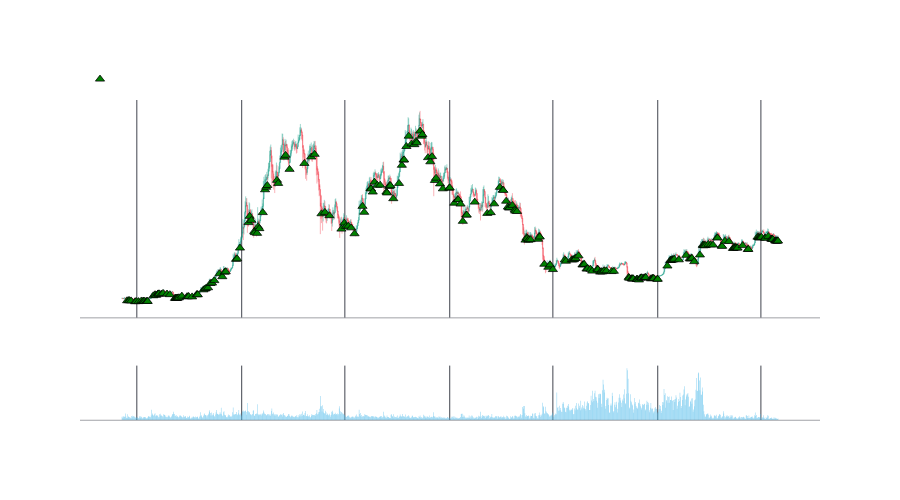

Notebook cell for this chart:
### Code cell
df_to_show = df #[0:20]
#df_to_show['price'] = df_to_show['close']
df_to_show['close'] = df_to_show['HA_close']
df_to_show['open'] = df_to_show['HA_open']
df_to_show['high'] = df_to_show['HA_high']
df_to_show['low'] = df_to_show['HA_low']
indicators = [
     #{'col': 'HA_sl','name': 'HA_sl','color': 'red','row': 1, 'mode':'lines',},
     #{'col': 'HA_tp','name': 'HA_tp','color': 'green','row': 1, 'mode':'lines',},
     #{'col': 'doji','name': 'doji','color': 'red','row': 1, 'mode':'markers',},
     #{'col': 'st_high','name': 'ST High','color': 'green','row': 1, 'mode':'markers',},
     #   {'col': 'FL_0.0%', 'name': 'FL_0.0%', 'color': 'red', 'row': 1, 'mode': 'lines', }, 
     #   {'col': 'FL_gold1', 'name': 'FL_gold1', 'color': 'orange', 'row': 1, 'mode': 'lines', }, 
     #   {'col': 'FL_gold2', 'name': 'FL_gold2', 'color': 'orange', 'row': 1, 'mode': 'lines', }, 
     #   {'col': 'FL_100.0%', 'name': 'FL_100.0%', 'color': 'green', 'row': 1, 'mode': 'lines', }, 
        ]

indicators_out = [
     #{'col': 'pred','name': 'pred','color': 'yellow','row': 1, 'mode':'lines',},
     #{'col': 'VOL_perc','name': 'Volume_SMA','color': 'green','row': 1, 'mode':'lines',},
        ]

#https://plotly.com/python/reference/scatter/#scatter-marker-symbol
events = [
       {'df':df,'col':'buy','name': 'BUY','color': 'green','symbol': 'triangle-up' }, 
       #{'df':df,'col':'sell','name': 'SELL','color': 'red','symbol': 'triangle-down' }, 
     ]


fig = fn.ohlc_chart(df_to_show,indicators=indicators,indicators_out=indicators_out,events=events,) 
fig.show()

### Figure 1 — Plotly figure (JSON) as saved in the notebook; plotly's stock layout.template omitted (floating-point values rounded to 4 significant figures; data arrays with more than 128 entries replaced by an {"elided": "..."} marker saying what was removed)
{"data": [{"close": {"elided": "1152 float values"}, "decreasing": {"line": {"color": "rgba(242,54,69,0.5)"}}, "high": {"elided": "1152 float values"}, "increasing": {"line": {"color": "rgba(8,153,129,0.5)"}}, "line": {"width": 0.75}, "low": {"elided": "1152 float values"}, "name": "BTCUDST", "open": {"elided": "1152 float values"}, "showlegend": false, "type": "candlestick", "x": {"elided": "1152 str values"}, "xaxis": "x", "yaxis": "y"}, {"marker": {"color": "green", "line": {"color": "black", "width": 0.75}, "size": 8, "symbol": "triangle-up"}, "mode": "markers", "name": "BUY", "type": "scatter", "x": {"elided": "1152 str values"}, "xaxis": "x", "y": {"elided": "1152 float values"}, "yaxis": "y"}, {"marker": {"color": "rgba(83,189,235,0.75)", "line": {"width": 0}}, "name": "Volumen", "showlegend": false, "type": "bar", "x": {"elided": "1152 str values"}, "xaxis": "x2", "y": {"elided": "1152 float values"}, "yaxis": "y2"}], "layout": {"font": {"color": "#ffffff", "family": "Helvetica"}, "height": 500, "legend": {"orientation": "h", "x": 0, "xanchor": "left", "y": 1.02, "yanchor": "bottom"}, "modebar": {"bgcolor": "rgba(0,0,0,0)"}, "paper_bgcolor": "rgba(0,0,0,0)", "plot_bgcolor": "rgba(0,0,0,0)", "xaxis": {"anchor": "y", "domain": [0, 1], "gridcolor": "#40444e", "linecolor": "#40444e", "linewidth": 0.5, "matches": "x2", "rangeslider": {"visible": false}, "showline": true, "showticklabels": false}, "xaxis2": {"anchor": "y2", "domain": [0, 1], "gridcolor": "#40444e", "linecolor": "#40444e", "linewidth": 0.5, "showline": true}, "yaxis": {"anchor": "x", "domain": [0.32, 1], "gridcolor": "rgba(0,0,0,0)", "linecolor": "#40444e", "linewidth": 0.5, "showline": false, "showticklabels": true, "title": {"text": "Precio"}, "zeroline": false}, "yaxis2": {"anchor": "x2", "domain": [0, 0.17], "gridcolor": "rgba(0,0,0,0)", "linecolor": "#40444e", "linewidth": 0.5, "showline": false, "showticklabels": true, "title": {"text": "Volume"}, "zeroline": false}}}
